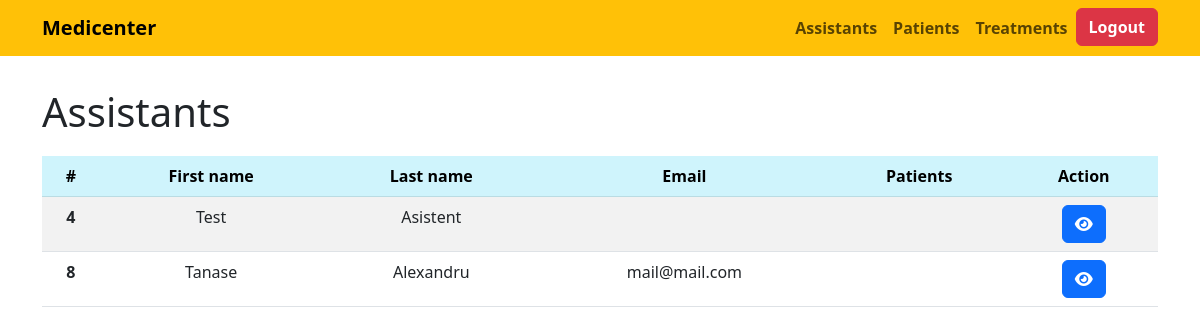
The app's page /assistants/ (signed in), older data.
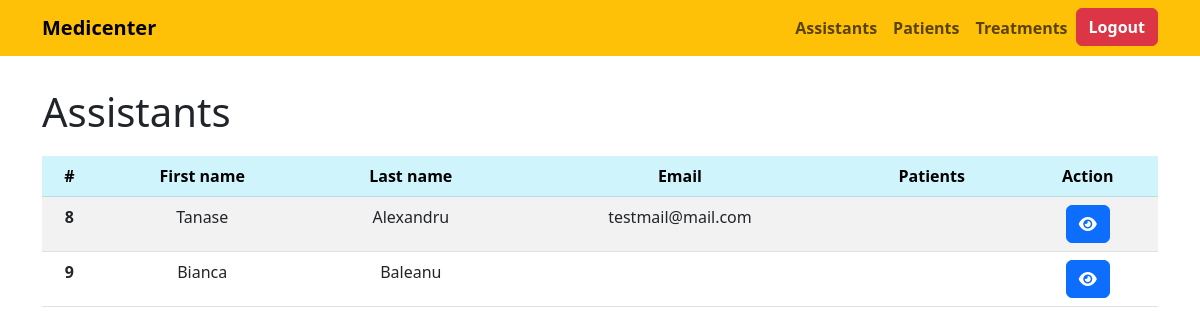
The same page, newer data.
### api/models.py (models this page shows, shortened)
class Assistant(User):
    patients = models.ManyToManyField('Patient', related_name='assistant_patients',blank=True)
    class Meta:
        verbose_name_plural = "Assistants"

### api/views.py (the view)
# urls.py: path('assistants/', views.view_assistants, name='assistants'),
def view_assistants(request):
    assistants = Assistant.objects.all()
    context = {'assistants': assistants}
    return render(request, 'assistants.html', context)

### api/context_processors.py (called while the page is built)
def user_context(request):
    context = {}
    user_role = None
    user_obj = None
    if request.user.is_authenticated:
        try:
            user_obj = UserProfile.objects.get(user=request.user)
            user_role = user_obj.role
        except UserProfile.DoesNotExist:
            pass
    if user_role == 'doctor' or user_role == 'general_manager':
        context['profile'] = user_obj
    elif user_role == 'assistant':
        context['assistant'] = Assistant.objects.get(user=request.user)
    else:
        context['guest'] = True
    return context

### api/templates/assistants.html (shortened to what this page needs)
{% extends 'main.html' %}
{% block content %}
<div class="mt-3 text-center">
    {% if request.user.is_authenticated %}
        {% if profile.role == "general_manager" or "doctor" and profile %}
          <div class="d-flex justify-content-between align-items-center mb-3">
            <h1 class="text-center mt-3 mb-1">Assistants</h1>
          </div>
          <table class="table table-striped table-hover">
              <thead>
                  <tr class="table-info">
                    <th scope="col">#</th>
                    <th scope="col">First name</th>
                    <th scope="col">Last name</th>
                    <th scope="col">Email</th>
                    <th scope="col">Patients</th>
                    <th scope="col">Action</th>
                  </tr>
                </thead>
                <tbody>
                  {% for assistant in assistants  %}
                  <tr>
                    <th scope="row">{{assistant.id}}</th>
                    <td>{{assistant.first_name}}</td>
                    <td>{{assistant.last_name}}</td>
                    <td>{{assistant.email}}</td>
                    <td>
                    </td>
                    <td>
                      <a class ="btn btn-primary" href="{% url 'assistants' assistant.id %}"><i class="fa-sharp fa-solid fa-eye"></i></a>
                    </td>
                  </tr>
                  {% endfor %}
                </tbody>
          </table>
        {% else %}
            <div class="mt-5">
                <h1 class="text-danger">You don't have access this page!</h1>
            </div>
        {% endif %}
    {% else %}
    <div class="mt-5">
        <h1 class="text-danger">You must be logged in to access this page!</h1>
    </div>
    {% endif %}
</div>
{% endblock content %}

Row changes from the older to the newer data that the page shows:
removed Assistant: id "4", first_name "Test", last_name "Asistent"
changed through a linked row, Assistant "Tanase": email "mail@mail.com" → "testmail@mail.com"
added Assistant: id "9", first_name "Bianca", last_name "Baleanu"
